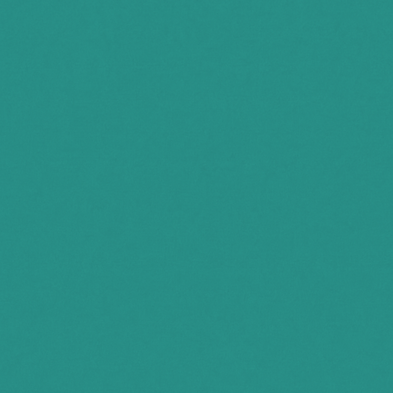
#> input picture input/cover.png, 393 x 393 px, shrunk from 1024 x 1024 before the run
$ python pdh_plot.py
#> lines starting #> are read from the running program, lines starting #| are printed output that depends on the picture
import cv2
import numpy as np
import matplotlib.pyplot as plt
import os

def plot_pdh(cover_path: str, stego_path: str, out_path="results/pdh.png"):
#> called with cover_path = 'input/cover.png', stego_path = 'output/stego.png', out_path = 'results/pdh.png'
    cover = cv2.imread(cover_path, cv2.IMREAD_GRAYSCALE).astype(np.int16)
#> cover: shape (393, 393) int16; min 106, max 114, mean 109.6
    stego = cv2.imread(stego_path, cv2.IMREAD_GRAYSCALE).astype(np.int16)
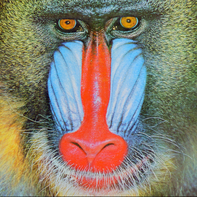
#> input picture output/stego.png, 197 x 197 px, shrunk from 512 x 512 before the run
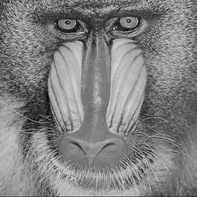
#> stego: shape (197, 197) int16; min 3, max 209, mean 129.2

    if cover is None or stego is None:
        raise FileNotFoundError("Cover or stego image not found.")

    diff_cover = np.diff(cover.flatten())
    diff_stego = np.diff(stego.flatten())

    bins = np.arange(-40, 41)

    plt.figure(figsize=(10, 6))
    cover_hist, _ = np.histogram(diff_cover, bins=bins)
#> cover_hist = 80 values, max 63409 at index 40, min 0 at index 0, mean 1930.6
    stego_hist, _ = np.histogram(diff_stego, bins=bins)
#> stego_hist = 80 values, max 1243 at index 40, min 87 at index 78, mean 452

    plt.plot(bins[:-1], cover_hist, label="Cover", color="blue", linewidth=1.5)
    plt.plot(bins[:-1], stego_hist, label="Stego", color="red", linewidth=1.5, linestyle="--")

    plt.title("Pixel Difference Histogram (PDH)")
    plt.xlabel("Pixel Difference")
    plt.ylabel("Frequency")
    plt.legend()
    plt.grid(True, linestyle="--", alpha=0.6)

    os.makedirs(os.path.dirname(out_path) or ".", exist_ok=True)
    plt.savefig(out_path, dpi=300, bbox_inches="tight")
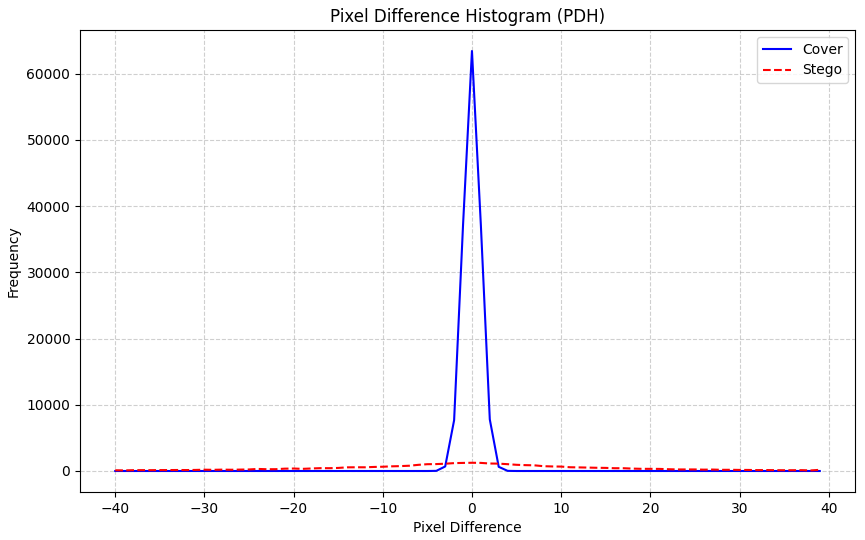
#> figure drawn by matplotlib, 1 panel; curve peaks at x = 0, y = 63409; curve peaks at x = 0, y = 1243
    plt.show()
    print(f"[+] Saved PDH plot to {out_path}")


if __name__ == "__main__":
    plot_pdh("input/cover.png", "output/stego.png")
